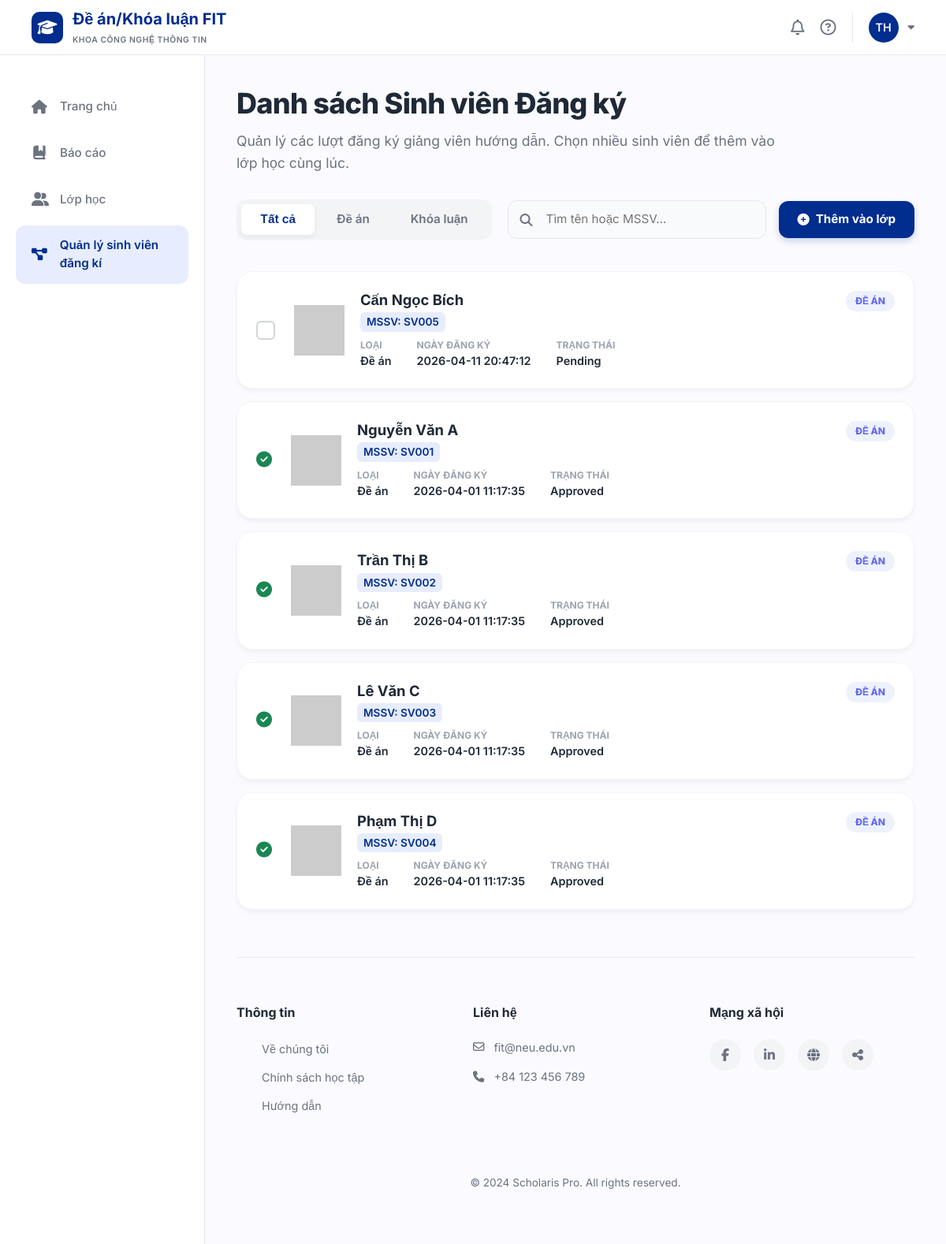
Before: /lecturer/registrations (signed in) with the older database file.
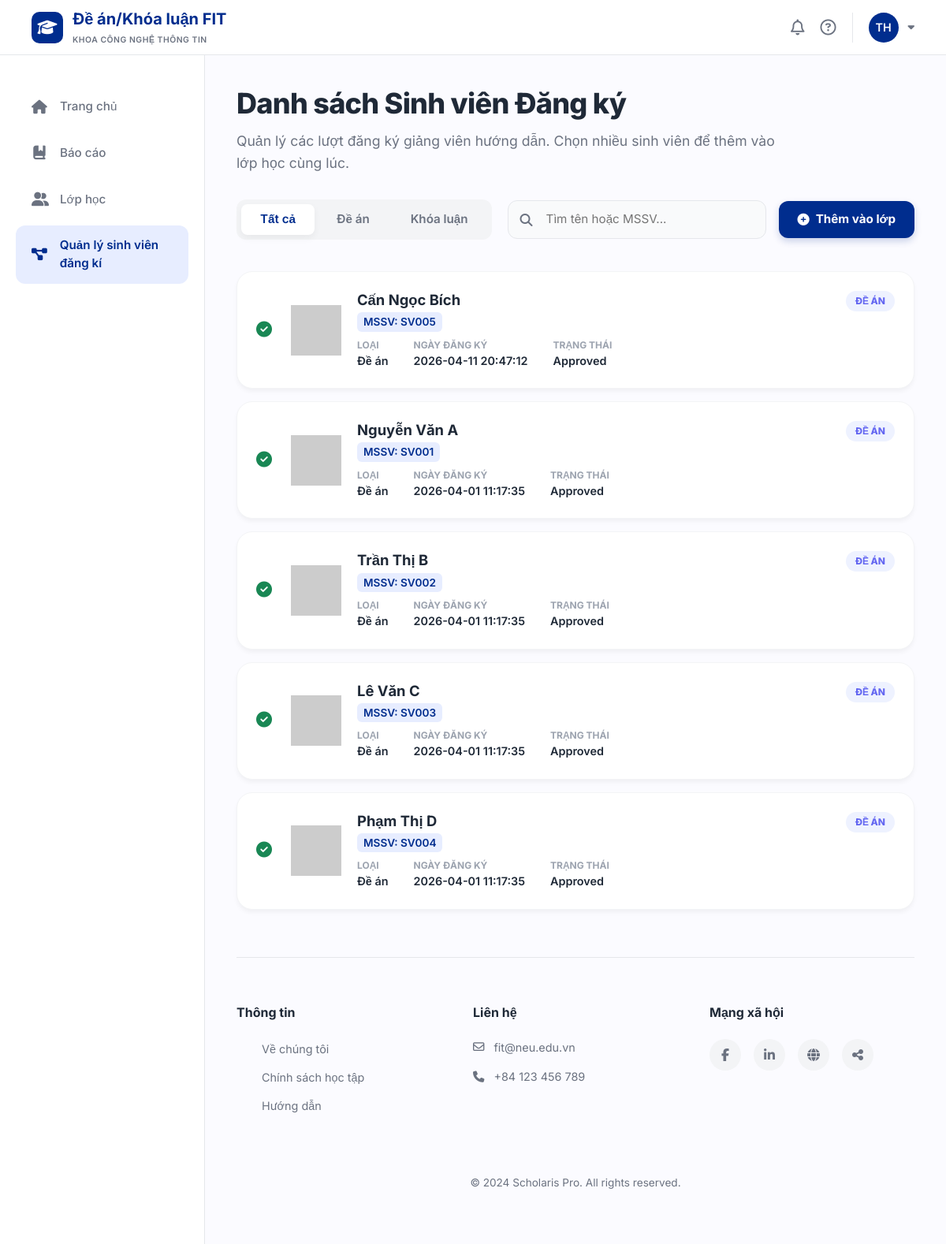
After: the same page with the newer database file.
### tables this page shows
CREATE TABLE registrations (
    id INTEGER PRIMARY KEY AUTOINCREMENT,
    student_id INTEGER NOT NULL,
    lecturer_id INTEGER NOT NULL,
    course_type_id INTEGER NOT NULL,
    semester_id INTEGER NOT NULL,
    status VARCHAR(20) DEFAULT 'pending' CHECK (status IN ('pending', 'approved', 'rejected')),
    registered_at DATETIME DEFAULT CURRENT_TIMESTAMP,
    processed_at DATETIME,
    FOREIGN KEY (student_id) REFERENCES students(id),
    FOREIGN KEY (lecturer_id) REFERENCES lecturers(id),
    FOREIGN KEY (course_type_id) REFERENCES course_types(id),
    FOREIGN KEY (semester_id) REFERENCES semesters(id)
);

CREATE TABLE users (
    id INTEGER PRIMARY KEY AUTOINCREMENT,
    email VARCHAR(100) NOT NULL UNIQUE,
    password VARCHAR(255) NOT NULL,
    full_name VARCHAR(100) NOT NULL,
    role VARCHAR(20) NOT NULL CHECK (role IN ('student', 'lecturer')),
    phone VARCHAR(20),
    created_at DATETIME DEFAULT CURRENT_TIMESTAMP
);

CREATE TABLE students (
    id INTEGER PRIMARY KEY AUTOINCREMENT,
    user_id INTEGER NOT NULL UNIQUE,
    student_code VARCHAR(20) NOT NULL UNIQUE,
    class_name VARCHAR(50),
    major VARCHAR(100),
    FOREIGN KEY (user_id) REFERENCES users(id) ON DELETE CASCADE
);

CREATE TABLE course_types (
    id INTEGER PRIMARY KEY AUTOINCREMENT,
    type_name VARCHAR(50) NOT NULL UNIQUE
);

### app/lecturer/registrationsmanagement/routes.py (the view)
@registrationsmanagement_bp.route('/lecturer/registrations')
def registrations_management():
    if 'user_id' not in session or session.get('role') != 'lecturer':
        flash("Bạn không có quyền truy cập trang này.", "danger")
        return redirect(url_for('login.login'))
    user_id = session['user_id']
    course_type_filter = request.args.get('type', 'all')
    db = get_db()
    cursor = db.cursor()
    cursor.execute("SELECT id FROM lecturers WHERE user_id = ?", (user_id,))
    lecturer = cursor.fetchone()
    if not lecturer:
        flash("Không tìm thấy thông tin giảng viên.", "danger")
        return redirect(url_for('login.login'))
    lecturer_id = lecturer['id']
    cursor.execute("SELECT id FROM semesters WHERE is_current = 1")
    semester = cursor.fetchone()
    if not semester:
        flash("Không tìm thấy học kỳ hiện tại.", "danger")
        return redirect(url_for('login.login'))
    semester_id = semester['id']
    query = """
        SELECT
            r.id,
            r.status,
            r.registered_at,
            u.full_name AS student_name,
            s.student_code,
            s.id AS student_id,
            ct.type_name,
            ct.id AS course_type_id
        FROM registrations r
        JOIN students s ON r.student_id = s.id
        JOIN users u ON s.user_id = u.id
        JOIN course_types ct ON r.course_type_id = ct.id
        WHERE r.lecturer_id = ? AND r.semester_id = ?
    """
    params = [lecturer_id, semester_id]
    if course_type_filter == 'project':
        query += " AND r.course_type_id = 1"
    elif course_type_filter == 'thesis':
        query += " AND r.course_type_id = 2"
    query += " ORDER BY r.registered_at DESC"
    cursor.execute(query, params)
    registrations = cursor.fetchall()
    return render_template(
        'lecturer/registrationsmanagement.html',
        registrations=registrations,
        current_filter=course_type_filter
    )

### app/database.py (called while the page is built)
def get_db():
    if 'db' not in g:
        g.db = sqlite3.connect(DB_PATH, timeout=30)
        g.db.row_factory = sqlite3.Row
        try:
            g.db.execute("PRAGMA journal_mode=WAL")
            g.db.execute("PRAGMA foreign_keys=ON")
        except sqlite3.OperationalError:
            pass
    return g.db

### templates/lecturer/registrationsmanagement.html (shortened to what this page needs)
{% extends "lecturer/base.html" %}
{% block content %}
<div class="management-container">
    <header class="management-header">
        <h2>Danh sách Sinh viên Đăng ký</h2>
        <p>Quản lý các lượt đăng ký giảng viên hướng dẫn. Chọn nhiều sinh viên để thêm vào lớp học cùng lúc.</p>
    </header>
    <div class="control-panel">
        <div class="filter-tabs">
            <a href="{{ url_for('registrationsmanagement.registrations_management', type='all') }}"
               class="filter-tab {% if current_filter == 'all' %}active{% endif %}">Tất cả</a>
            <a href="{{ url_for('registrationsmanagement.registrations_management', type='project') }}"
               class="filter-tab {% if current_filter == 'project' %}active{% endif %}">Đề án</a>
            <a href="{{ url_for('registrationsmanagement.registrations_management', type='thesis') }}"
               class="filter-tab {% if current_filter == 'thesis' %}active{% endif %}">Khóa luận</a>
        </div>
        <div class="right-controls">
            <div class="search-wrapper">
                <i class="fa-solid fa-magnifying-glass"></i>
                <input type="text" class="search-input" id="searchStudent" placeholder="Tìm tên hoặc MSSV..." oninput="handleSearch()">
            </div>
            <button class="bulk-add-btn" onclick="openBulkAssignModal()">
                <i class="fa-solid fa-plus-circle"></i> Thêm vào lớp
            </button>
        </div>
    </div>
    <div class="registrations-list" id="registrationsList">
        {% for reg in registrations %}
        <div class="reg-card" data-name="{{ reg.student_name | lower }}" data-mssv="{{ reg.student_code }}">
            <div class="selection-area">
                {% if reg.status == 'pending' %}
                <input type="checkbox" class="student-checkbox custom-checkbox"
                       value="{{ reg.id }}"
                       data-coursetype="{{ reg.course_type_id }}"
                       data-typename="{{ reg.type_name }}">
                {% else %}
                <i class="fa-solid fa-check-circle text-success" style="font-size: 20px;"></i>
                {% endif %}
            </div>
            <div class="student-info-box">
                <div class="student-avatar">
                    <img src="https://ui-avatars.com/api/?name={{ reg.student_name | urlencode }}&background=002D8E&color=fff&bold=true" alt="Avatar">
                </div>
                <div class="details">
                    <h4>{{ reg.student_name }}</h4>
                    <span class="mssv">MSSV: {{ reg.student_code }}</span>
                    <div class="meta-data">
                        <div class="meta-item">
                            <span class="meta-label">Loại</span>
                            <span class="meta-value">{{ reg.type_name }}</span>
                        </div>
                        <div class="meta-item">
                            <span class="meta-label">Ngày đăng ký</span>
                            <span class="meta-value">{{ reg.registered_at }}</span>
                        </div>
                        <div class="meta-item">
                            <span class="meta-label">Trạng thái</span>
                            <span class="meta-value text-capitalize">{{ reg.status }}</span>
                        </div>
                    </div>
                </div>
            </div>
            <div class="badge-status {% if reg.course_type_id == 1 %}badge-project{% else %}badge-thesis{% endif %}">
                {{ reg.type_name }}
            </div>
        </div>
        {% endfor %}
    </div>
</div>
{% endblock %}

### templates/lecturer/base.html (shortened to what this page needs)
<!DOCTYPE html>
<html lang="vi">
<head>
    <link rel="stylesheet" href="https://cdnjs.cloudflare.com/ajax/libs/font-awesome/6.5.0/css/all.min.css">
    <link href="https://cdn.jsdelivr.net/npm/bootstrap@5.3.0/dist/css/bootstrap.min.css" rel="stylesheet">
</head>
<body>
    <header class="header">
        <div class="logo-section">
            <div class="logo-icon">
                <i class="fa-solid fa-graduation-cap"></i>
            </div>
            <div class="logo-text">
                <h1>Đề án/Khóa luận FIT</h1>
                <span>Khoa Công nghệ thông tin</span>
            </div>
        </div>
        <div class="header-actions">
            <i class="fa-regular fa-bell action-icon"></i>
            <i class="fa-regular fa-circle-question action-icon"></i>
            <div class="dropdown">
                <div class="user-dropdown-toggle" id="userDropdown" data-bs-toggle="dropdown" aria-expanded="false">
                    {% if session.get('user_id') %}
                    <div class="avatar">
                        {{ session.get('username')[:2].upper() if session.get('username') else 'GV' }}
                    </div>
                    {% else %}
                    <div class="avatar"><i class="fa-solid fa-user"></i></div>
                    {% endif %}
                </div>
            </div>
        </div>
    </header>
    <div class="layout-wrapper">
        <aside class="sidebar">
            <ul class="nav-menu">
                <li class="nav-item">
                    <a href="{{ url_for('lecturer_home.home') }}" class="nav-link {% if request.path == url_for('lecturer_home.home') %}active{% endif %}">
                        <i class="fa-solid fa-house"></i>
                        <span>Trang chủ</span>
                    </a>
                </li>
                <li class="nav-item">
                    <a href="{{ url_for('thesis.thesesprojects') }}" class="nav-link {% if 'theses' in request.path %}active{% endif %}">
                        <i class="fa-solid fa-book-bookmark"></i>
                        <span>Báo cáo</span>
                    </a>
                </li>
                <li class="nav-item">
                    <a href="/lecturer/classes" class="nav-link {% if 'classes' in request.path %}active{% endif %}">
                        <i class="fa-solid fa-user-group"></i>
                        <span>Lớp học</span>
                    </a>
                </li>
                <li class="nav-item">
                    <a href="{{ url_for('registrationsmanagement.registrations_management') }}"
                        class="nav-link {% if 'registrations' in request.path %}active{% endif %}">
                        <i class="fa-solid fa-diagram-project"></i>
                        <span>Quản lý sinh viên đăng kí</span>
                    </a>
                </li>
            </ul>
        </aside>
        <main class="main-content">
            <div class="content-area">
                {% block content %}
                {% endblock %}
            </div>
            <footer class="footer">
                <div class="footer-grid">
                    <div class="footer-col">
                        <h4>Thông tin</h4>
                        <ul class="footer-links">
                            <li class="footer-link"><a href="#">Về chúng tôi</a></li>
                            <li class="footer-link"><a href="#">Chính sách học tập</a></li>
                            <li class="footer-link"><a href="#">Hướng dẫn</a></li>
                        </ul>
                    </div>
                    <div class="footer-col">
                        <h4>Liên hệ</h4>
                        <div class="contact-info">
                            <i class="fa-regular fa-envelope"></i>
                            fit@neu.edu.vn
                        </div>
                        <div class="contact-info">
                            <i class="fa-solid fa-phone"></i>
                            +84 123 456 789
                        </div>
                    </div>
                    <div class="footer-col">
                        <h4>Mạng xã hội</h4>
                        <div class="social-icons">
                            <a href="#" class="social-icon"><i class="fa-brands fa-facebook-f"></i></a>
                            <a href="#" class="social-icon"><i class="fa-brands fa-linkedin-in"></i></a>
                            <a href="#" class="social-icon"><i class="fa-solid fa-globe"></i></a>
                            <a href="#" class="social-icon"><i class="fa-solid fa-share-nodes"></i></a>
                        </div>
                    </div>
                </div>
                <div class="copyright">
                    &copy; 2024 Scholaris Pro. All rights reserved.
                </div>
            </footer>
        </main>
    </div>
</body>
</html>

### templates/lecturer/registrationsmanagement.html (style rules this page uses)
:root { --primary-blue: #002D8E; --light-blue: #E7EDFF; --status-pending: #FBBF24; --status-success: #10B981; --status-draft: #9CA3AF; --bg-card: #FFFFFF; --text-main: #1F2937; --text-secondary: #6B7280; --transition: all 0.3s cubic-bezier(0.4, 0, 0.2, 1); }
.management-header { margin-bottom: 32px; }
.management-header h2 { font-size: 2.25rem; font-weight: 800; color: var(--text-main); margin-bottom: 12px; letter-spacing: -0.02em; }
.management-header p { color: var(--text-secondary); font-size: 1.1rem; max-width: 700px; line-height: 1.6; }
.control-panel { display: flex; justify-content: space-between; align-items: center; margin-bottom: 40px; gap: 20px; flex-wrap: wrap; }
.filter-tabs { display: flex; background: #F3F4F6; padding: 6px; border-radius: 12px; gap: 4px; }
.filter-tab { padding: 8px 24px; border-radius: 8px; font-size: 0.95rem; font-weight: 600; color: var(--text-secondary); cursor: pointer; transition: var(--transition); border: none; background: transparent; text-decoration: none; }
.filter-tab.active { background: var(--white); color: var(--primary-blue); box-shadow: 0 4px 10px rgba(0, 0, 0, 0.05); }
.right-controls { display: flex; align-items: center; gap: 16px; flex: 1; justify-content: flex-end; }
.search-wrapper { position: relative; flex: 1; max-width: 350px; }
.search-wrapper i { position: absolute; left: 16px; top: 50%; transform: translateY(-50%); color: var(--text-secondary); }
.search-input { width: 100%; padding: 12px 16px 12px 48px; border-radius: 12px; border: 1px solid #E5E7EB; background: #F9FAFB; font-size: 0.95rem; outline: none; transition: var(--transition); }
.bulk-add-btn { background: var(--primary-blue); color: white; border: none; padding: 12px 24px; border-radius: 12px; font-weight: 700; font-size: 0.95rem; display: flex; align-items: center; gap: 8px; cursor: pointer; transition: var(--transition); box-shadow: 0 4px 10px rgba(0, 45, 142, 0.2); white-space: nowrap; }
.registrations-list { display: flex; flex-direction: column; gap: 16px; }
.reg-card { background: var(--bg-card); border-radius: 20px; padding: 24px; display: flex; align-items: center; box-shadow: 0 4px 6px -1px rgba(0, 0, 0, 0.05); border: 1px solid #F3F4F6; transition: var(--transition); position: relative; }
.selection-area { padding-right: 24px; }
.student-info-box { display: flex; align-items: center; gap: 20px; flex: 1; }
.student-avatar { width: 64px; height: 64px; border-radius: 12px; background: #F3F4F6; display: flex; align-items: center; justify-content: center; font-size: 1.5rem; color: var(--primary-blue); }
.student-avatar img { width: 100%; height: 100%; object-fit: cover; }
.details h4 { font-size: 1.15rem; font-weight: 700; margin-bottom: 4px; }
.mssv { font-size: 0.85rem; font-weight: 600; color: var(--primary-blue); background: var(--light-blue); padding: 2px 8px; border-radius: 6px; margin-bottom: 8px; display: inline-block; }
.meta-data { display: flex; gap: 32px; }
.meta-item { display: flex; flex-direction: column; }
.meta-label { font-size: 0.75rem; font-weight: 700; color: #9CA3AF; text-transform: uppercase; }
.meta-value { font-size: 0.9rem; font-weight: 600; }
.badge-status { position: absolute; top: 24px; right: 24px; padding: 4px 12px; border-radius: 20px; font-size: 0.75rem; font-weight: 800; text-transform: uppercase; }
.badge-project { background: #EEF2FF; color: #6366F1; }

Changed rows visible on the page:
changed registrations "Cấn Ngọc Bích": status "Pending" → "Approved"; id "☐" → (not shown)
